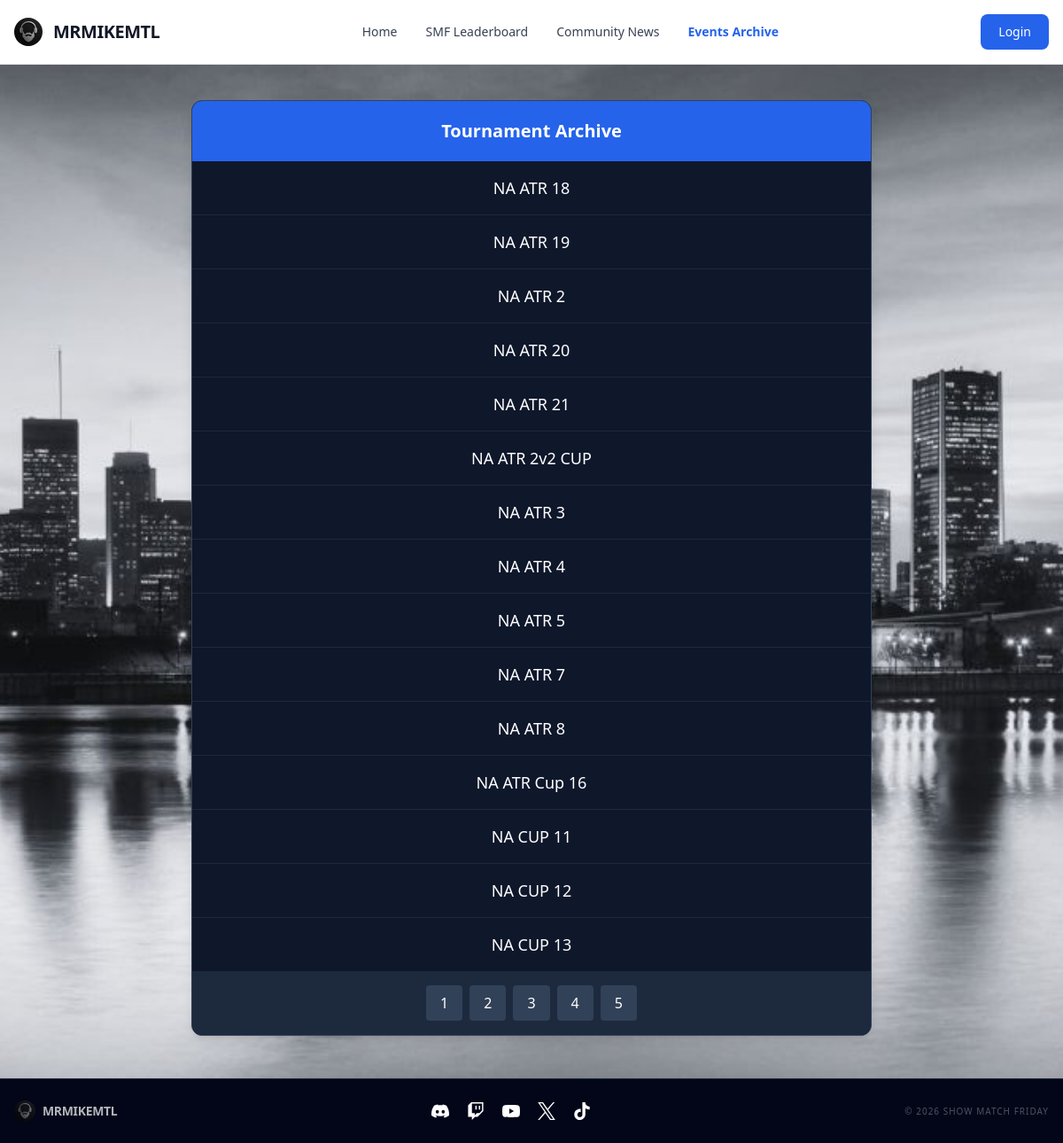
The page /events?page=3 on the database as committed earlier.
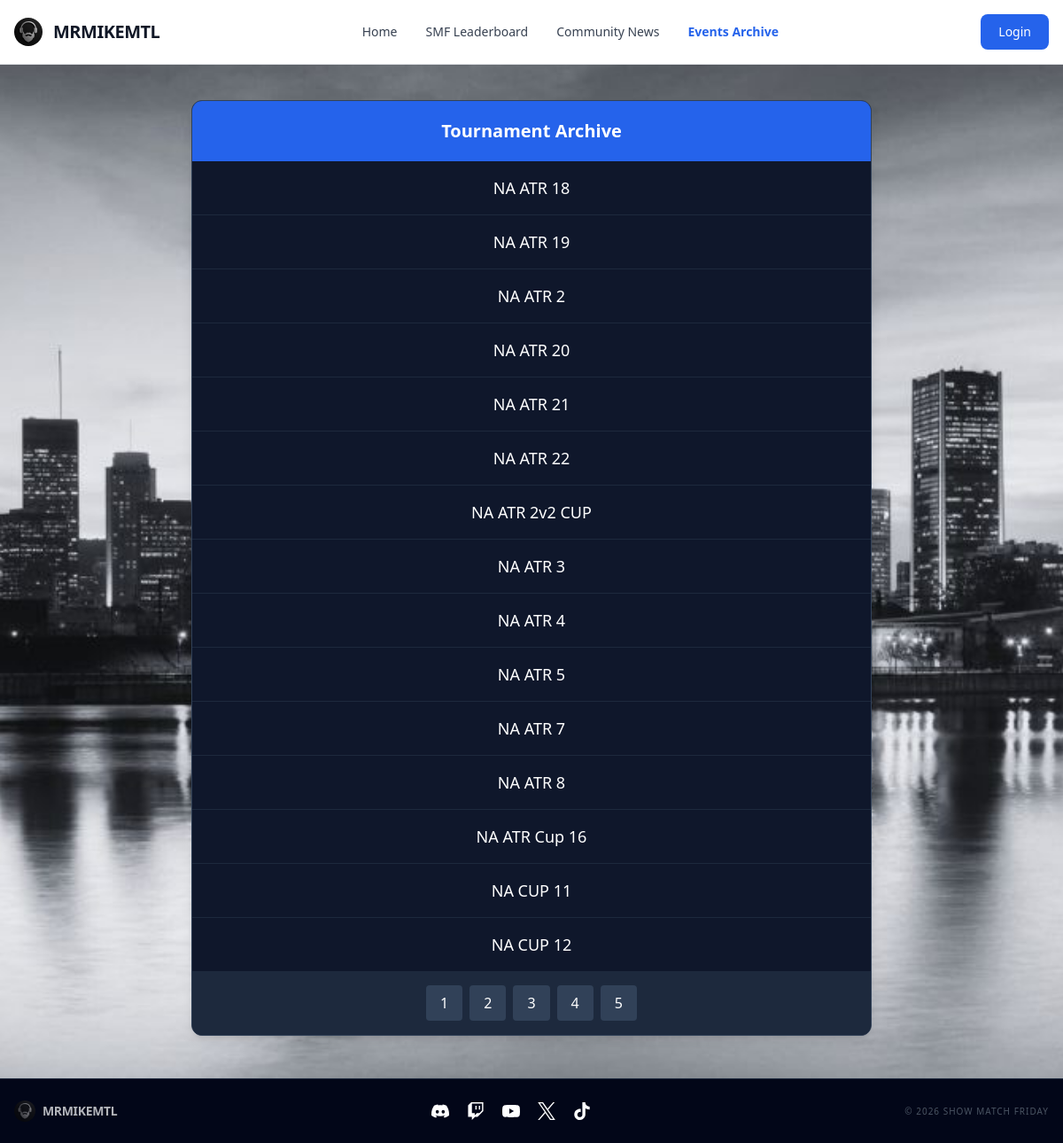
The same page on the database as committed later.
### tables this page shows
CREATE TABLE tournaments (id INTEGER PRIMARY KEY, name varchar(255), participants varchar(255), progress_state varchar(255), tournament_id integer);

CREATE TABLE tournaments2026 (id INTEGER PRIMARY KEY, name varchar(255), participants varchar(255), progress_state varchar(255), tournament_id integer);

### web/app.py (the view, shortened to what this page needs)
@app.route("/events")
def events():
    data2025 = dbsession.exec_driver_sql("SELECT name FROM tournaments;").all()
    data2026 = dbsession.exec_driver_sql("SELECT name FROM tournaments2026;").all()
    all_events = data2025 + data2026
    event = request.args.get("event")
    if not event:
        raw_data = sorted(all_events)
        data = []
        page_size = 15
        total = len(raw_data)
        total_pages = max(1, round(total / page_size))
        page = request.args.get("page", type=int) or 1
        starting_spot = (page - 1) * page_size + 1
        i = 1
        for record in raw_data:
            if i >= starting_spot and len(data) < page_size:
                data.append({"name": record.name})
            i += 1
        pages = list(range(1, total_pages + 1))
        return render_template("events.html", data=data, pages=pages)

### web/templates/events.html (shortened to what this page needs)
{% extends "base.html" %}
{% block content %}
<div class="max-w-3xl mx-auto">
    {% if data %}
    <div class="overflow-hidden rounded-xl shadow-lg border border-slate-700 bg-slate-900">
        <h2 class="p-5 text-xl font-bold text-center bg-blue-600 text-white">Tournament Archive</h2>
        <div class="divide-y divide-slate-800">
            {% for row in data %}
            <a href="/events?event={{ row.name }}" class="block px-6 py-4 text-center text-lg font-medium text-white hover:bg-blue-900/30 hover:text-blue-400 transition-all">
                {{ row.name.split("-")[0].replace("_", " ") }}
            </a>
            {% endfor %}
        </div>
        <div class="flex justify-center bg-slate-800 p-4 gap-2">
            {% for page in pages %}
                <a href="/events?page={{ page }}" class="px-4 py-2 bg-slate-700 text-white rounded hover:bg-blue-600 transition-all">{{ page }}</a>
            {% endfor %}
        </div>
    </div>
    {% endif %}
</div>
{% endblock %}

### web/templates/base.html (shortened to what this page needs)
<!DOCTYPE html>
<html lang="en">
<head>
    <link rel="stylesheet" href="{{url_for('static',filename='dist/output.css')}}">
</head>
<body class="bg-gray-900">
    <nav class="bg-white border-b border-gray-200 px-4 py-2.5">
        <div class="container flex flex-wrap items-center justify-between mx-auto max-w-7xl">
            <a href="/" class="flex items-center">
                <img src="../static/dist/beard_logo.jpg" class="h-8 mr-3 rounded-full">
                <span class="self-center text-xl font-bold tracking-tight text-gray-900">MRMIKEMTL</span>
            </a>
            <div class="flex md:order-2 items-center">
                {% if current_user.is_authenticated %}
                    <div class="flex items-center gap-4 mr-4">
                        <span class="text-blue-600 font-bold hidden sm:block">
                            Welcome, {{ current_user.username }}
                        </span>
                        <a href="{{ url_for('logout') }}"
                        class="text-white bg-red-600 hover:bg-red-700 font-medium rounded-lg text-sm px-5 py-2.5 transition-colors">
                            Logout
                        </a>
                    </div>
                {% else %}
                    <a href="{{ url_for('login') }}"
                    class="text-white bg-blue-600 hover:bg-blue-700 font-medium rounded-lg text-sm px-5 py-2.5">
                        Login
                    </a>
                {% endif %}
            </div>
            <div class="items-center justify-between hidden w-full md:flex md:w-auto md:order-1" id="navbar-cta">
                <ul class="flex flex-col p-4 mt-4 border border-gray-100 rounded-lg md:flex-row md:space-x-8 md:mt-0 md:text-sm md:font-medium md:border-0">
                    <li><a href="/" class="block py-2 px-3 {% if request.path == '/' %}text-blue-600 font-bold{% else %}text-gray-700 hover:text-blue-600{% endif %} md:p-0">Home</a></li>
                    <li><a href="/leaderboard" class="block py-2 px-3 {% if request.path == '/leaderboard' %}text-blue-600 font-bold{% else %}text-gray-700 hover:text-blue-600{% endif %} md:p-0">SMF Leaderboard</a></li>
                    <li><a href="/news" class="block py-2 px-3 {% if request.path == '/news' %}text-blue-600 font-bold{% else %}text-gray-700 hover:text-blue-600{% endif %} md:p-0">Community News</a></li>
                    <li><a href="/events" class="block py-2 px-3 {% if request.path == '/events' %}text-blue-600 font-bold{% else %}text-gray-700 hover:text-blue-600{% endif %} md:p-0">Events Archive</a></li>
                </ul>
            </div>
        </div>
    </nav>
    <div class="bg-slate-950 bg-[url('cityscape.jpg')] bg-cover bg-fixed bg-center min-h-screen w-full flex flex-col items-center pt-10">
    <div class="w-full max-w-7xl px-4 mb-auto"> {% block content %}{% endblock %}
    </div>
    <footer class="w-full bg-slate-950 border-t border-slate-800 py-6 mt-12">
            <div class="max-w-7xl mx-auto px-4 flex flex-col md:flex-row justify-between items-center gap-4">
                <div class="flex items-center opacity-70">
                    <img src="../static/dist/beard_logo.jpg" class="h-6 mr-2 rounded-full">
                    <span class="text-sm font-bold text-white uppercase tracking-tight">MRMIKEMTL</span>
                </div>
                <div class="flex gap-5">
                    <a href="https://discord.gg/uxWJRgnDt5" class="hover:scale-110 transition-transform"><img src="../static/dist/discord.svg" class="h-5 w-5 invert"></a>
                    <a href="https://www.twitch.tv/mrmikemtl" class="hover:scale-110 transition-transform"><img src="../static/dist/twitch.svg" class="h-5 w-5 invert"></a>
                    <a href="https://www.youtube.com/@mrmikemtl" class="hover:scale-110 transition-transform"><img src="../static/dist/youtube.svg" class="h-5 w-5 invert"></a>
                    <a href="https://x.com/mrmikeMTL" class="hover:scale-110 transition-transform"><img src="../static/dist/x.svg" class="h-5 w-5 invert"></a>
                    <a href="https://www.tiktok.com/@showmatchfriday" class="hover:scale-110 transition-transform"><img src="../static/dist/tiktok.svg" class="h-5 w-5 invert"></a>
                </div>
                <p class="text-gray-600 text-[10px] uppercase tracking-widest">© 2026 Show Match Friday</p>
            </div>
        </footer>
    </div>
</body>
</html>

Rows that differ between the two databases and show on the page:
no longer on this page (row unchanged): tournaments: name.split "NA CUP 13"
added tournaments2026: name.split "NA ATR 22"
